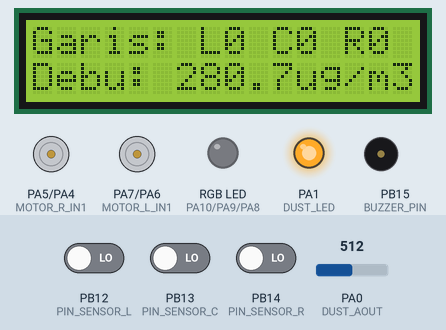
Simulated run of this sketch. Board: STM32 Blue Pill. Shown: 16×2 character LCD, motor-driver pin pairs drawn as motors (green arrow = first pin HIGH = forward, orange = second pin HIGH = backward, longer = more drive), an RGB LED mixed from three pins (HIGH = lit), output pins drawn as LEDs (lit = HIGH), buzzer (waves = sounding, pin HIGH). The inputs (shaded band) are chosen by the test bench; at power-on: PA0 (DUST_AOUT) = 512, PB12 (PIN_SENSOR_L) LOW, PB13 (PIN_SENSOR_C) LOW, PB14 (PIN_SENSOR_R) LOW. What the sketch prints to the serial monitor is not drawn.

Above: at 17.4 s.
17.5 s: PA0 (DUST_AOUT) set to 716
At 18.7 s:
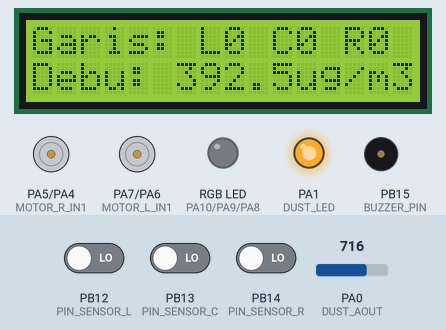
19.3 s: PB12 (PIN_SENSOR_L) driven HIGH
At 20.2 s:
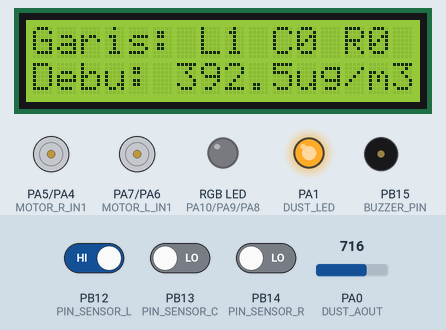
20.9 s: PB13 (PIN_SENSOR_C) driven HIGH
At 21.6 s:
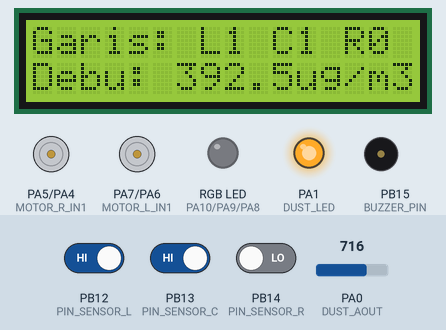
22.5 s: PB14 (PIN_SENSOR_R) driven HIGH
At 23.1 s:
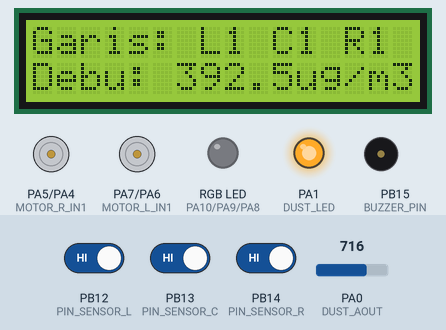
24.1 s: PA0 (DUST_AOUT) set to 900
At 24.6 s:
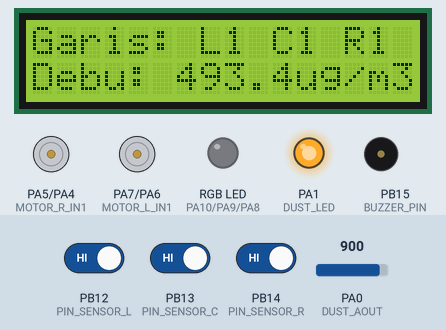
25.7 s: PB12 (PIN_SENSOR_L) driven LOW
At 27.2 s:
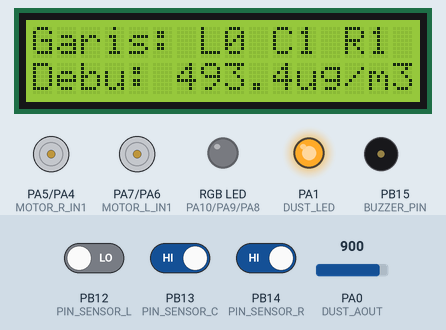
Timing chart, 0 to 28.3 s (numbered marks = the images above; inputs shaded):
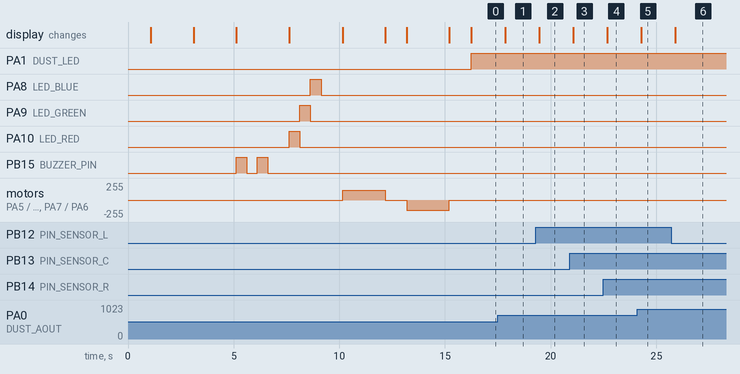

Measured:
- after the input at 17.5 s, the display: changes after 0.36 s (image 1)
- after the input at 19.3 s, the display: changes after 0.17 s (image 2)
- after the input at 20.9 s, the display: changes after 0.17 s (image 3)
- after the input at 22.5 s, the display: changes after 0.18 s (image 4)
- after the input at 24.1 s, the display: changes after 0.19 s (image 5)
- after the input at 25.7 s, the display: changes after 0.19 s (image 6)

The sketch:

test_komponen.ino
```cpp
/*
 * ROBOT "PureTogether" - SCRIPT TESTING KOMPONEN
 * Gunakan Serial Monitor (baud rate 115200) untuk melihat status.
 * Script ini akan menguji komponen satu per satu secara berurutan.
 */

#include <Arduino.h>
#include <LiquidCrystal_I2C.h>
#include <Wire.h>

// ==========================================
// 1. PENGATURAN PIN (Disamakan dengan main.ino)
// ==========================================
#define MOTOR_L_IN1 PA7
#define MOTOR_L_IN2 PA6
#define MOTOR_R_IN1 PA5
#define MOTOR_R_IN2 PA4

#define PIN_SENSOR_L PB12
#define PIN_SENSOR_C PB13
#define PIN_SENSOR_R PB14

#define DUST_LED PA1
#define DUST_AOUT PA0

#define BUZZER_PIN PB15

#define LED_BLUE PA8
#define LED_GREEN PA9
#define LED_RED PA10

// LCD Config
LiquidCrystal_I2C lcd(0x27, 16, 2);

void setup() {
  Serial.begin(115200);
  delay(1000);
  Serial.println("=====================================");
  Serial.println("Memulai Testing Komponen PureTogether");
  Serial.println("=====================================");

  // Inisialisasi I2C & LCD
  Wire.begin();
  lcd.init();
  lcd.backlight();
  lcd.clear();
  lcd.print("Start Testing...");

  // Inisialisasi Pin
  pinMode(PIN_SENSOR_L, INPUT);
  pinMode(PIN_SENSOR_C, INPUT);
  pinMode(PIN_SENSOR_R, INPUT);

  pinMode(DUST_LED, OUTPUT);
  pinMode(BUZZER_PIN, OUTPUT);

  pinMode(LED_RED, OUTPUT);
  pinMode(LED_GREEN, OUTPUT);
  pinMode(LED_BLUE, OUTPUT);

  pinMode(MOTOR_L_IN1, OUTPUT);
  pinMode(MOTOR_L_IN2, OUTPUT);
  pinMode(MOTOR_R_IN1, OUTPUT);
  pinMode(MOTOR_R_IN2, OUTPUT);

  // Pastikan semua mati pada awalnya
  turunkanSemua();
  delay(2000);

  // Mulai Test Berurutan
  testLCD();
  testBuzzer();
  testLED();
  testMotor();

  Serial.println("=====================================");
  Serial.println("Testing Otomatis Selesai.");
  Serial.println("Masuk ke Loop: Test Sensor Garis & Debu");
  Serial.println("=====================================");
  lcd.clear();
  lcd.print("Test Sensor...");
}

void loop() {
  testSensorGaris();
  testSensorDebu();
  delay(500); // Update LCD tiap 500 ms
}

// ==========================================
// FUNGSI-FUNGSI TESTING
// ==========================================

void turunkanSemua() {
  digitalWrite(BUZZER_PIN, LOW);

  digitalWrite(LED_RED, LOW);
  digitalWrite(LED_GREEN, LOW);
  digitalWrite(LED_BLUE, LOW);

  analogWrite(MOTOR_L_IN1, 0);
  analogWrite(MOTOR_L_IN2, 0);
  analogWrite(MOTOR_R_IN1, 0);
  analogWrite(MOTOR_R_IN2, 0);
}

void testLCD() {
  Serial.println("[TEST] Memeriksa LCD I2C...");
  lcd.clear();
  lcd.setCursor(0, 0);
  lcd.print("Test LCD I2C");
  lcd.setCursor(0, 1);
  lcd.print("Berhasil! OK.");
  delay(2000);
}

void testBuzzer() {
  Serial.println("[TEST] Memeriksa Buzzer...");
  lcd.clear();
  lcd.print("Test Buzzer");

  digitalWrite(BUZZER_PIN, HIGH);
  delay(500);
  digitalWrite(BUZZER_PIN, LOW);
  delay(500);
  digitalWrite(BUZZER_PIN, HIGH);
  delay(500);
  digitalWrite(BUZZER_PIN, LOW);
  delay(1000);
}

void testLED() {
  Serial.println("[TEST] Memeriksa LED RGB...");
  lcd.clear();
  lcd.print("Test LED RGB");

  // LED 1
  Serial.println("  -> LED 1: Merah");
  digitalWrite(LED_RED, HIGH);
  delay(500);
  digitalWrite(LED_RED, LOW);

  Serial.println("  -> LED 1: Hijau");
  digitalWrite(LED_GREEN, HIGH);
  delay(500);
  digitalWrite(LED_GREEN, LOW);

  Serial.println("  -> LED 1: Biru");
  digitalWrite(LED_BLUE, HIGH);
  delay(500);
  digitalWrite(LED_BLUE, LOW);

  delay(1000);
}

void aturMotor(int pwmLeft, int pwmRight) {
  if (pwmLeft >= 0) {
    analogWrite(MOTOR_L_IN1, pwmLeft);
    analogWrite(MOTOR_L_IN2, 0);
  } else {
    analogWrite(MOTOR_L_IN1, 0);
    analogWrite(MOTOR_L_IN2, -pwmLeft);
  }
  if (pwmRight >= 0) {
    analogWrite(MOTOR_R_IN1, pwmRight);
    analogWrite(MOTOR_R_IN2, 0);
  } else {
    analogWrite(MOTOR_R_IN1, 0);
    analogWrite(MOTOR_R_IN2, -pwmRight);
  }
}

void testMotor() {
  Serial.println("[TEST] Memeriksa Gerak Motor (Maju & Mundur)...");
  lcd.clear();
  lcd.print("Maju Lurus     ");

  aturMotor(150, 150);
  delay(2000);

  lcd.clear();
  lcd.print("Berhenti       ");
  aturMotor(0, 0);
  delay(1000);

  lcd.clear();
  lcd.print("Mundur         ");
  aturMotor(-150, -150);
  delay(2000);

  lcd.clear();
  lcd.print("Berhenti       ");
  aturMotor(0, 0);
  delay(1000);
}

void testSensorGaris() {
  int sL = digitalRead(PIN_SENSOR_L);
  int sC = digitalRead(PIN_SENSOR_C);
  int sR = digitalRead(PIN_SENSOR_R);

  lcd.setCursor(0, 0); // Baris 1
  lcd.print("Garis: L");
  lcd.print(sL);
  lcd.print(" C");
  lcd.print(sC);
  lcd.print(" R");
  lcd.print(sR);
  lcd.print("   "); // Spasi kosong untuk clear sisa teks
}

void testSensorDebu() {
  digitalWrite(DUST_LED, LOW);
  delayMicroseconds(280);
  int voMeasured = analogRead(DUST_AOUT);
  delayMicroseconds(40);
  digitalWrite(DUST_LED, HIGH);

  float calcVoltage = voMeasured * (3.3 / 1023.0);
  float dustDensity = 170.0 * calcVoltage - 0.1;
  if (dustDensity < 0)
    dustDensity = 0;

  lcd.setCursor(0, 1); // Baris 2
  lcd.print("Debu: ");
  lcd.print(dustDensity, 1);
  lcd.print("ug/m3   ");
}
```
